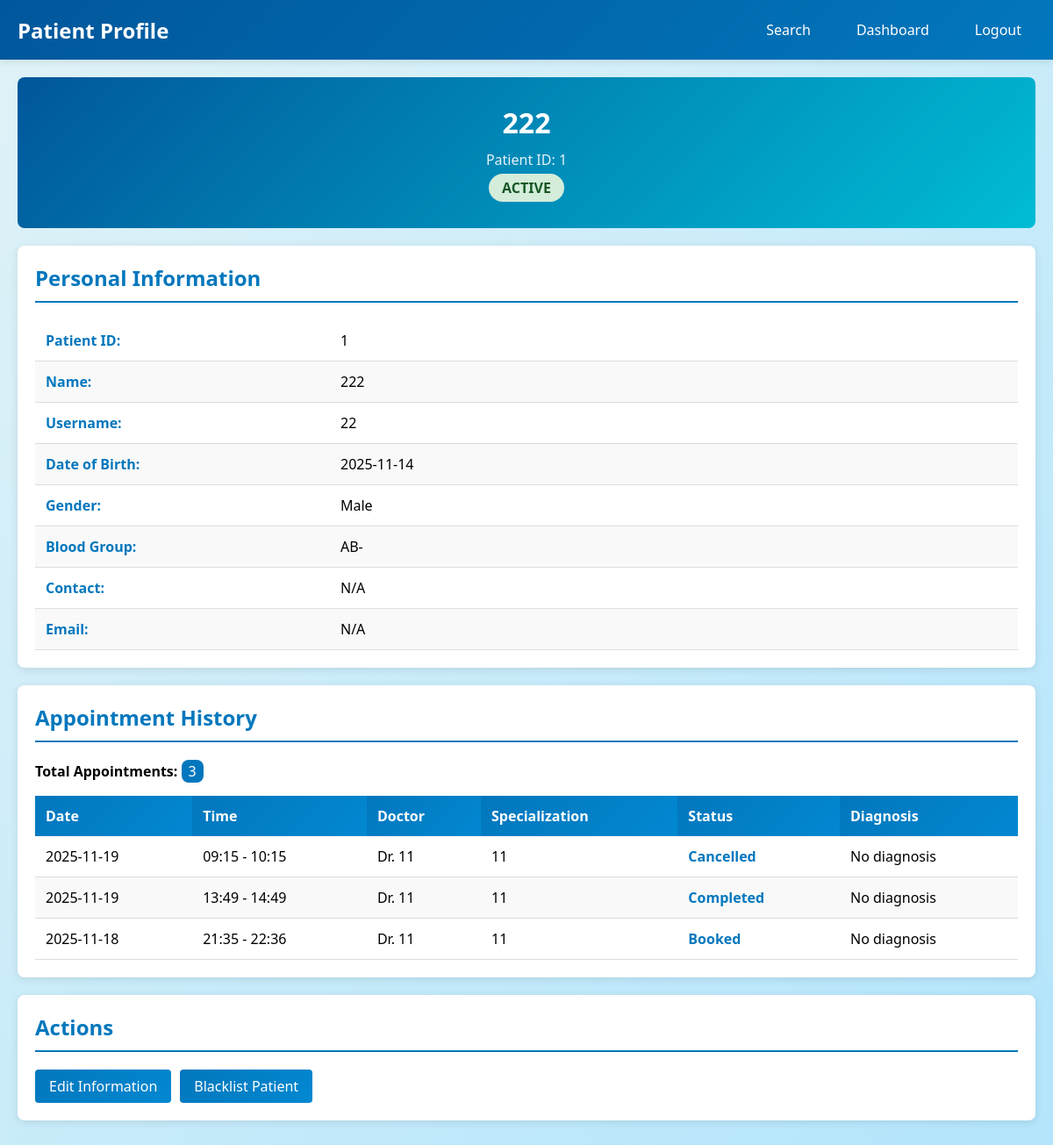
/admin_view_patient/1 (signed in), run on the app's committed database.
### application/models.py (models this page shows, shortened)
class Patient(db.Model, UserMixin):
    __tablename__ = 'patients'
    id = db.Column(db.Integer, primary_key=True)
    username = db.Column(db.String(80), unique=True, nullable=False)
    passwordp = db.Column(db.String(255), nullable=False)
    name = db.Column(db.String(100), nullable=False)
    date_of_birth = db.Column(db.Date)
    gender = db.Column(db.String(10))
    blood_group = db.Column(db.String(5))
    contact = db.Column(db.String(15))  # Contact field added
    patient_id = db.Column(db.Integer, db.ForeignKey('users.id'), nullable=False, unique=True)
    is_blacklisted = db.Column(db.Boolean, default=False)
    appointments = db.relationship('Appointment', backref='patient', lazy=True)

class Appointment(db.Model):
    __tablename__ = 'appointments'
    id = db.Column(db.Integer, primary_key=True)
    patient_id = db.Column(db.Integer, db.ForeignKey('patients.id'), nullable=True)  # Nullable for availability slots
    doctor_id = db.Column(db.Integer, db.ForeignKey('doctors.id'), nullable=False)
    name = db.Column(db.String(100), nullable=False)  # Patient name or 'Available' for slots
    date = db.Column(db.Date, nullable=False)
    st_time = db.Column(db.Time, nullable=False)
    en_time = db.Column(db.Time, nullable=False)
    status = db.Column(db.String(20), default='Booked')  # Booked, Completed, Cancelled, Available
    treatment = db.relationship('Treatment', backref='appointment', uselist=False, cascade='all, delete-orphan')

class Doctor(db.Model, UserMixin):
    __tablename__ = 'doctors'
    id = db.Column(db.Integer, primary_key=True)
    username = db.Column(db.String(80), unique=True, nullable=False)
    passwordd = db.Column(db.String(255), nullable=False)
    name = db.Column(db.String(100), nullable=False)
    email = db.Column(db.String(120), unique=True, nullable=False)
    contact = db.Column(db.String(15))
    specialization = db.Column(db.String(100), nullable=False)
    department_id = db.Column(db.Integer, db.ForeignKey('departments.id'), nullable=False)
    qualifications = db.Column(db.Text)
    is_blacklisted = db.Column(db.Boolean, default=False)
    doctor_id = db.Column(db.Integer, db.ForeignKey('users.id'), nullable=False, unique=True)
    appointments = db.relationship('Appointment', backref='doctor', lazy=True)

### application/routes.py (the view)
@app.route('/admin_view_patient/<int:patient_id>')
@login_required
def admin_view_patient(patient_id):
    if current_user.user_role != 0:
        abort(403)
    print(f"DEBUG: Looking for patient with ID: {patient_id}")
    patient = Patient.query.get_or_404(patient_id)
    print(f"DEBUG: Found patient: {patient.name}, patient.id={patient.id}, patient.patient_id={patient.patient_id}")
    appointments = Appointment.query.filter_by(patient_id=patient.id).order_by(Appointment.date.desc()).all()
    print(f"DEBUG: Found {len(appointments)} appointments")
    return render_template('admin_view_patient.html',
                         patient=patient,
                         appointments=appointments)

### templates/admin_view_patient.html (shortened to what this page needs)
<!DOCTYPE html>
<html lang="en">
<head>
    <link rel="stylesheet" href="{{ url_for('static', filename='style.css') }}">
</head>
<body>
    <div class="navbar">
        <div class="navbar-content">
            <div class="navbar-brand"> Patient Profile</div>
            <div class="navbar-links">
                <a href="{{ url_for('admin_search') }}">Search</a>
                <a href="{{ url_for('admin_dashboard') }}">Dashboard</a>
                <a href="{{ url_for('logout') }}">Logout</a>
            </div>
        </div>
    </div>
    <div class="container">
        <div class="profile-header">
            <h1>{{ patient.name }}</h1>
            <p>Patient ID: {{ patient.id }}</p>
            <span class="status-badge {% if patient.is_blacklisted %}status-blacklisted{% else %}status-active{% endif %}">
                {{ 'BLACKLISTED' if patient.is_blacklisted else 'ACTIVE' }}
            </span>
        </div>
        <div class="section">
            <h2> Personal Information</h2>
            <table class="info-table">
                <tr>
                    <td>Patient ID:</td>
                    <td>{{ patient.id }}</td>
                </tr>
                <tr>
                    <td>Name:</td>
                    <td>{{ patient.name }}</td>
                </tr>
                <tr>
                    <td>Username:</td>
                    <td>{{ patient.username }}</td>
                </tr>
                <tr>
                    <td>Date of Birth:</td>
                    <td>{{ patient.date_of_birth if patient.date_of_birth else 'N/A' }}</td>
                </tr>
                <tr>
                    <td>Gender:</td>
                    <td>{{ patient.gender if patient.gender else 'N/A' }}</td>
                </tr>
                <tr>
                    <td>Blood Group:</td>
                    <td>{{ patient.blood_group if patient.blood_group else 'N/A' }}</td>
                </tr>
                <tr>
                    <td>Contact:</td>
                    <td>{{ patient.contact if patient.contact else 'N/A' }}</td>
                </tr>
                <tr>
                    <td>Email:</td>
                    <td>{{ patient.email if patient.email else 'N/A' }}</td>
                </tr>
            </table>
        </div>
        <div class="section">
            <h2> Appointment History</h2>
            {% if appointments %}
            <p><strong>Total Appointments:</strong> <span class="stat-box" style="background: #0277bd; padding: 2px 8px; display: inline-block;">{{ appointments|length }}</span></p>
            <div class="overflow">
                <table>
                    <thead>
                        <tr>
                            <th>Date</th>
                            <th>Time</th>
                            <th>Doctor</th>
                            <th>Specialization</th>
                            <th>Status</th>
                            <th>Diagnosis</th>
                        </tr>
                    </thead>
                    <tbody>
                        {% for apt in appointments %}
                        <tr>
                            <td>{{ apt.date.strftime('%Y-%m-%d') if apt.date else 'N/A' }}</td>
                            <td>{{ apt.st_time.strftime('%H:%M') if apt.st_time else 'N/A' }} - {{ apt.en_time.strftime('%H:%M') if apt.en_time else 'N/A' }}</td>
                            <td>Dr. {{ apt.doctor.name if apt.doctor else 'N/A' }}</td>
                            <td>{{ apt.doctor.specialization if apt.doctor else 'N/A' }}</td>
                            <td><span style="color: #0277bd; font-weight: bold;">{{ apt.status }}</span></td>
                            <td>{{ apt.diagnosis[:50] + '...' if apt.diagnosis and apt.diagnosis|length > 50 else (apt.diagnosis if apt.diagnosis else 'No diagnosis') }}</td>
                        </tr>
                        {% endfor %}
                    </tbody>
                </table>
            </div>
            {% else %}
            <p class="empty-msg">No appointments yet.</p>
            {% endif %}
        </div>
        <div class="section">
            <h2> Actions</h2>
            <div class="action-buttons">
                <a href="{{ url_for('admin_edit_patient', patient_id=patient.id) }}" class="btn btn-primary">
                     Edit Information
                </a>
                <a href="{{ url_for('admin_blacklist_patient', patient_id=patient.id) }}"
                   class="btn {% if patient.is_blacklisted %}btn-success{% else %}btn-danger{% endif %}"
                   onclick="return confirm('Are you sure you want to {% if patient.is_blacklisted %}activate{% else %}blacklist{% endif %} this patient?')">
                    {{ ' Activate Patient' if patient.is_blacklisted else ' Blacklist Patient' }}
                </a>
            </div>
        </div>
    </div>
</body>
</html>

### static/style.css (style rules this page uses)
* { margin: 0; padding: 0; box-sizing: border-box; }
body { font-family: 'Segoe UI', Tahoma, Geneva, Verdana, sans-serif; background: linear-gradient(135deg, #e0f2f7 0%, #b3e5fc 100%); margin: 0; padding: 0; min-height: 100vh; }
.navbar { background: linear-gradient(135deg, #01579b 0%, #0277bd 100%); padding: 15px 0; box-shadow: 0 2px 8px rgba(0, 0, 0, 0.1); }
.navbar-content { max-width: 1200px; margin: 0 auto; padding: 0 20px; display: flex; justify-content: space-between; align-items: center; }
.navbar-brand { color: white; font-size: 24px; font-weight: bold; }
.navbar-links { display: flex; gap: 20px; }
.navbar-links a { color: white; text-decoration: none; padding: 8px 16px; border-radius: 4px; transition: 0.3s; }
.container { max-width: 1200px; margin: 0 auto; padding: 20px; }
.section { background: white; padding: 20px; margin: 20px 0; border-radius: 8px; box-shadow: 0 2px 10px rgba(0, 0, 0, 0.1); }
.section h2 { color: #0277bd; margin-bottom: 20px; border-bottom: 2px solid #0277bd; padding-bottom: 10px; }
button, .btn { padding: 10px 20px; border-radius: 4px; border: none; font-size: 16px; cursor: pointer; text-decoration: none; display: inline-block; transition: 0.3s; font-weight: normal; }
button[type="submit"], .btn-primary { width: 100%; background: linear-gradient(135deg, #0277bd 0%, #0288d1 100%); color: #fff; }
.btn { width: auto; padding: 8px 16px; background: linear-gradient(135deg, #0277bd 0%, #0288d1 100%); color: white; }
.btn-danger { background: linear-gradient(135deg, #0277bd 0%, #0288d1 100%) !important; color: white !important; }
table { width: 100%; border-collapse: collapse; margin-top: 15px; }
th { background: linear-gradient(135deg, #0277bd 0%, #0288d1 100%); color: white; padding: 12px; text-align: left; }
td { padding: 12px; border-bottom: 1px solid #ddd; text-align: left; }
tr:nth-child(even) { background: #f9f9f9; }
.overflow { overflow-x: auto; }
.status-active { color: #5cb85c; font-weight: bold; }

### templates/admin_view_patient.html (style rules this page uses)
.info-table { width: 100%; }
.info-table td:first-child { font-weight: bold; color: #0277bd; width: 30%; }
.stat-box { background: linear-gradient(135deg, #01579b 0%, #00bcd4 100%); color: white; padding: 20px; border-radius: 8px; text-align: center; }
.action-buttons { display: flex; gap: 10px; margin-top: 20px; flex-wrap: wrap; }
.btn-danger { background: #dc3545; color: white; }
.status-badge { display: inline-block; padding: 5px 15px; border-radius: 20px; font-weight: bold; }
.status-active { background: #d4edda; color: #155724; }
.profile-header { background: linear-gradient(135deg, #01579b 0%, #00bcd4 100%); color: white; padding: 30px; border-radius: 8px; margin-bottom: 20px; text-align: center; }
.profile-header h1 { font-size: 32px; margin-bottom: 10px; border: none; }
.profile-header p { margin: 5px 0; opacity: 0.9; }

### data on the page
Patient: name "222", id "1", is_blacklisted "ACTIVE", username "22", date_of_birth "2025-11-14", gender "Male", blood_group "AB-", contact "N/A", is_blacklisted "Blacklist Patient"
Appointment: date "2025-11-19", st_time "09:15", en_time "10:15", doctor "11", status "Cancelled", diagnosis "No diagnosis"
Appointment: date "2025-11-19", st_time "13:49", en_time "14:49", doctor "11", status "Completed", diagnosis "No diagnosis"
Appointment: date "2025-11-18", st_time "21:35", en_time "22:36", doctor "11", status "Booked", diagnosis "No diagnosis"

### other printed values
{{ patient.email if patient.email else 'N/A' }} "N/A"
{{ appointments|length }} "3"
